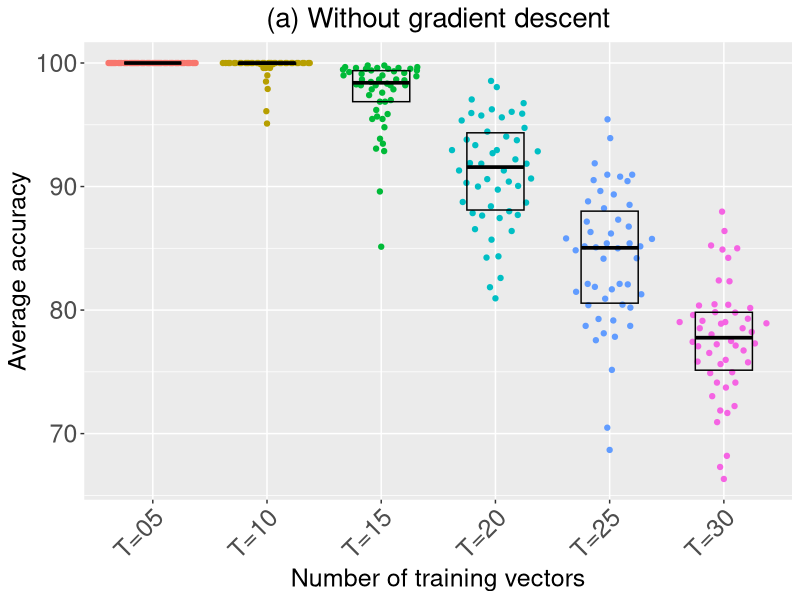

The R script that drew this image:
library(dplyr)
library(tidyr)
library(forcats)
library(ggbeeswarm)

x5 = read.table('g0_n5.tsv',sep='\t',header=1)['avg..acc']
x10 = read.table('g0_n10.tsv',sep='\t',header=1)['avg..acc']
x15 = read.table('g0_n15.tsv',sep='\t',header=1)['avg..acc']
x20 = read.table('g0_n20.tsv',sep='\t',header=1)['avg..acc']
x25 = read.table('g0_n25.tsv',sep='\t',header=1)['avg..acc']
x30 = read.table('g0_n30.tsv',sep='\t',header=1)['avg..acc']

df = tibble(n=1:50,
            'T=05'=x5,
            'T=10'=x10,
            'T=15'=x15,
            'T=20'=x20,
            'T=25'=x25,
            'T=30'=x30)

#scale accuracy to 100

df[2:7] = df[2:7]*100

p = df %>% 
  pivot_longer(!n, names_to="num. loss") %>% 
  ggplot(aes(x=`num. loss`, y=value, color=`num. loss`)) + 
  geom_quasirandom(size=1.5) +
  ggtitle("(a) Without gradient descent") + 
  xlab("Number of training vectors") + 
  ylab("Average accuracy") + 
  theme(plot.title = element_text(size=20, hjust=0.5),
        axis.title.x = element_text(size=18),
        axis.title.y = element_text(size=18),
        axis.text.x = element_text(size=18, angle=45, hjust=1),
        axis.text.y = element_text(size=18),
        legend.position="none"
  ) + stat_summary(fun = median, 
                   fun.min = function(x){quantile(x, 0.25)},
                   fun.max = function(x){quantile(x, 0.75)},
                   geom="crossbar", width=0.5, color='black')

ggsave("gd0.png", p, height=6, width=12, units="in")
